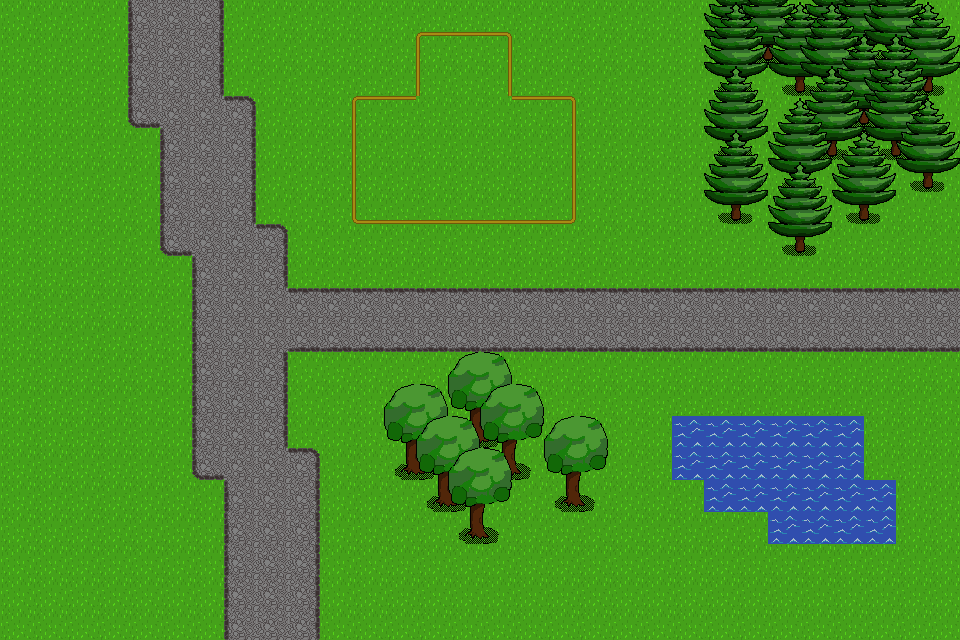

This is a level from a 2D game, rendered from its Tiled map with the project's own tilesets. A one-line summary and the complete map file follow:
An orthogonal 30x20 tile map with 32x32 px tiles, 2 tile layers (Base, Top), 4 tilesets.

<map version="1.10" tiledversion="1.11.0" orientation="orthogonal" renderorder="right-down" width="30" height="20" tilewidth="32" tileheight="32" infinite="0" nextlayerid="3" nextobjectid="1">
 <editorsettings>
  <export target="../maps/testMap.lua" format="lua" />
 </editorsettings>
 <tileset firstgid="1" name="Background" tilewidth="32" tileheight="32" tilecount="36" columns="6">
  <image source="background.png" width="192" height="192" />
 </tileset>
 <tileset firstgid="37" name="Plants" tilewidth="1" tileheight="1" tilecount="0" columns="0" />
 <tileset firstgid="37" name="Tree" tilewidth="64" tileheight="96" tilecount="2" columns="2">
  <image source="Tree.png" width="128" height="96" />
 </tileset>
 <tileset firstgid="39" name="Water" tilewidth="32" tileheight="32" tilecount="12" columns="3">
  <image source="Water.png" width="96" height="128" />
  <tile id="0">
   <animation>
    <frame tileid="0" duration="150" />
    <frame tileid="1" duration="150" />
    <frame tileid="2" duration="150" />
   </animation>
  </tile>
 </tileset>
 <layer id="1" name="Base" width="30" height="20">
  <data encoding="csv">
11,11,11,11,11,11,11,11,11,11,11,11,11,11,11,11,11,11,11,11,11,11,11,11,11,11,11,11,11,11,
11,11,11,11,11,11,11,11,11,11,11,11,11,11,11,11,11,11,11,11,11,11,11,11,11,11,11,11,11,11,
11,11,11,11,11,11,11,11,11,11,11,11,11,11,11,11,11,11,11,11,11,11,11,11,11,11,11,11,11,11,
11,11,11,11,11,11,11,11,11,11,11,11,11,11,11,11,11,11,11,11,11,11,11,11,11,11,11,11,11,11,
11,11,11,11,11,11,11,11,11,11,11,11,11,11,11,11,11,11,11,11,11,11,11,11,11,11,11,11,11,11,
11,11,11,11,11,11,11,11,11,11,11,11,11,11,11,11,11,11,11,11,11,11,11,11,11,11,11,11,11,11,
11,11,11,11,11,11,11,11,11,11,11,11,11,11,11,11,11,11,11,11,11,11,11,11,11,11,11,11,11,11,
11,11,11,11,11,11,11,11,11,11,11,11,11,11,11,11,11,11,11,11,11,11,11,11,11,11,11,11,11,11,
11,11,11,11,11,11,11,11,11,11,11,11,11,11,11,11,11,11,11,11,11,11,11,11,11,11,11,11,11,11,
11,11,11,11,11,11,11,11,11,11,11,11,11,11,11,11,11,11,11,11,11,11,11,11,11,11,11,11,11,11,
11,11,11,11,11,11,11,11,11,11,11,11,11,11,11,11,11,11,11,11,11,11,11,11,11,11,11,11,11,11,
11,11,11,11,11,11,11,11,11,11,11,11,11,11,11,11,11,11,11,11,11,11,11,11,11,11,11,11,11,11,
11,11,11,11,11,11,11,11,11,11,11,11,11,11,11,11,11,11,11,11,11,11,11,11,11,11,11,11,11,11,
11,11,11,11,11,11,11,11,11,11,11,11,11,11,11,11,11,11,11,11,11,11,11,11,11,11,11,11,11,11,
11,11,11,11,11,11,11,11,11,11,11,11,11,11,11,11,11,11,11,11,11,11,11,11,11,11,11,11,11,11,
11,11,11,11,11,11,11,11,11,11,11,11,11,11,11,11,11,11,11,11,11,11,11,11,11,11,11,11,11,11,
11,11,11,11,11,11,11,11,11,11,11,11,11,11,11,11,11,11,11,11,11,11,11,11,11,11,11,11,11,11,
11,11,11,11,11,11,11,11,11,11,11,11,11,11,11,11,11,11,11,11,11,11,11,11,11,11,11,11,11,11,
11,11,11,11,11,11,11,11,11,11,11,11,11,11,11,11,11,11,11,11,11,11,11,11,11,11,11,11,11,11,
11,11,11,11,11,11,11,11,11,11,11,11,11,11,11,11,11,11,11,11,11,11,11,11,11,11,11,11,11,11
</data>
 </layer>
 <layer id="2" name="Top" width="30" height="20">
  <data encoding="csv">
0,0,0,0,7,8,9,0,0,0,0,0,0,0,0,0,0,0,0,0,0,0,0,0,0,0,0,0,0,0,
0,0,0,0,7,8,9,0,0,0,0,0,0,4,5,6,0,0,0,0,0,0,38,38,0,38,38,38,0,0,
0,0,0,0,7,8,9,0,0,0,0,0,0,10,0,12,0,0,0,0,0,0,38,0,38,38,0,0,38,0,
0,0,0,0,13,8,8,3,0,0,0,4,5,0,0,0,5,6,0,0,0,0,0,0,0,0,38,38,0,0,
0,0,0,0,0,7,8,9,0,0,0,10,0,0,0,0,0,12,0,0,0,0,38,0,0,38,0,38,0,0,
0,0,0,0,0,7,8,9,0,0,0,10,0,0,0,0,0,12,0,0,0,0,0,0,38,0,0,0,38,0,
0,0,0,0,0,7,8,9,0,0,0,16,17,17,17,17,17,18,0,0,0,0,38,0,0,0,38,0,0,0,
0,0,0,0,0,13,8,8,3,0,0,0,0,0,0,0,0,0,0,0,0,0,0,0,38,0,0,0,0,0,
0,0,0,0,0,0,7,8,9,0,0,0,0,0,0,0,0,0,0,0,0,0,0,0,0,0,0,0,0,0,
0,0,0,0,0,0,7,8,8,2,2,2,2,2,2,2,2,2,2,2,2,2,2,2,2,2,2,2,2,2,
0,0,0,0,0,0,7,8,8,14,14,14,14,14,14,14,14,14,14,14,14,14,14,14,14,14,14,14,14,14,
0,0,0,0,0,0,7,8,9,0,0,0,0,0,0,0,0,0,0,0,0,0,0,0,0,0,0,0,0,0,
0,0,0,0,0,0,7,8,9,0,0,0,0,0,0,0,0,0,0,0,0,0,0,0,0,0,0,0,0,0,
0,0,0,0,0,0,7,8,9,0,0,0,0,0,37,0,0,0,0,0,0,39,39,39,39,39,39,0,0,0,
0,0,0,0,0,0,13,8,8,3,0,0,37,0,0,37,0,0,0,0,0,39,39,39,39,39,39,0,0,0,
0,0,0,0,0,0,0,7,8,9,0,0,0,37,0,0,0,37,0,0,0,0,39,39,39,39,39,39,0,0,
0,0,0,0,0,0,0,7,8,9,0,0,0,0,37,0,0,0,0,0,0,0,0,0,39,39,39,39,0,0,
0,0,0,0,0,0,0,7,8,9,0,0,0,0,0,0,0,0,0,0,0,0,0,0,0,0,0,0,0,0,
0,0,0,0,0,0,0,7,8,9,0,0,0,0,0,0,0,0,0,0,0,0,0,0,0,0,0,0,0,0,
0,0,0,0,0,0,0,7,8,9,0,0,0,0,0,0,0,0,0,0,0,0,0,0,0,0,0,0,0,0
</data>
 </layer>
</map>
